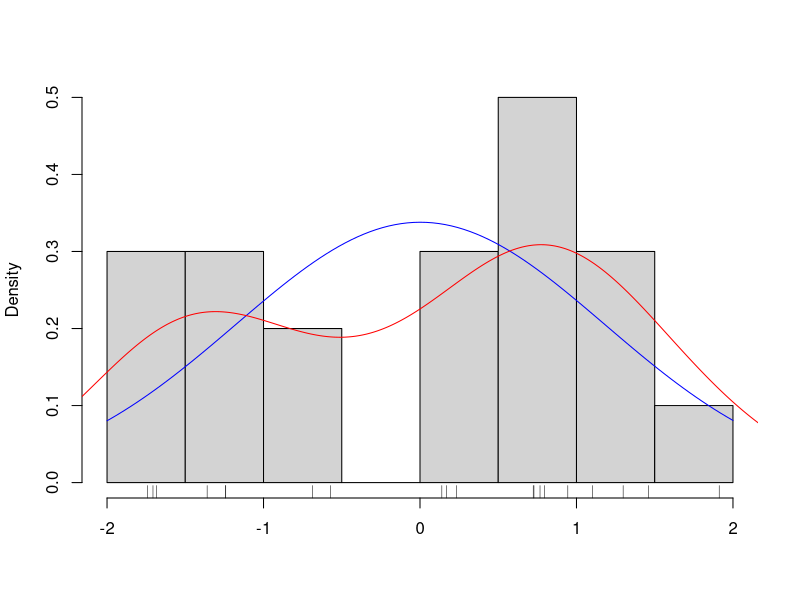

Recreate this plot in R.
## ---- chunk 1
#| echo: false

points <- runif(20,-2,2)

# histogram
hist(points,xlab='',main='',prob=T)

# add sample on x-axis
rug(points)

# true gaussian
#curve(dnorm(x),add=T,lty=3)

# estimated gaussian
mu = mean(points)
sigma = sd(points)
curve(dnorm(x,mean=mu,sd=sigma),add=T,col="blue")
#abline(v=mu,col="blue",lty=2)
#abline(v=mu-sigma,col="blue",lty=3)
#abline(v=mu+sigma,col="blue",lty=3)

# kernel density estimator
lines(density(points),col="red")


